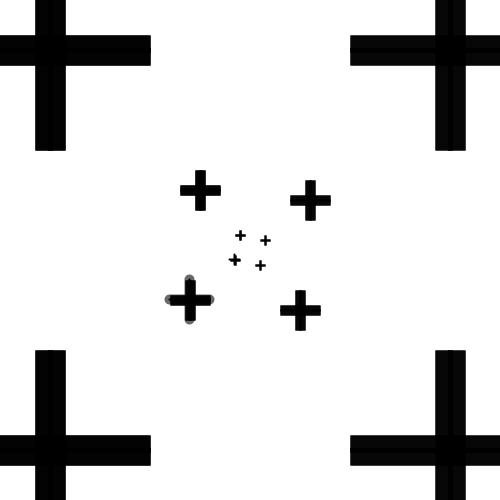
Frame 1 (no input)
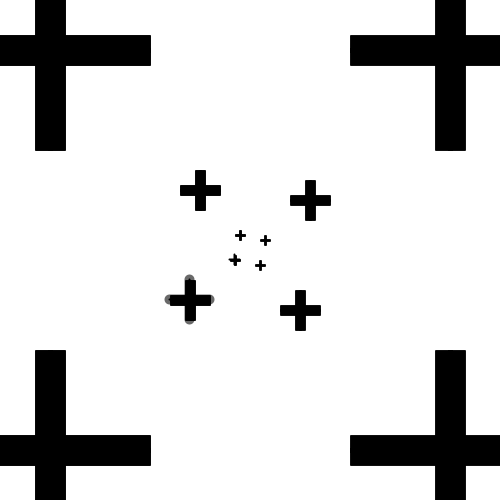
Frame 2 (the mouse pressed at the canvas centre, redrawn once)

The Processing sketch that drew these frames (run headless with seeded random() and noise(); the mouse was pressed at the canvas centre and the sketch redrawn once):

// Processing sketch: processing_82137
// ── processing_82137.pde

void setup (){
  size (500,500);
  background(255);
}

void draw(){
  translate(width/2,height/2);
  for (int i=0;i<360;i+=20)
  { //première ligne
  strokeWeight(2);
  rotate(radians(90));
  //plus du centre
  line(10,10,10,20);
  line(5,15,15,15);
  // deuxième ligne de plus
  line(50,40,50,80);
  line(30,60,70,60);
  //même choses sous la ligne pour faire effet de transparence
strokeWeight(10);
stroke(0,150);
  line(50,40,50,80);
  line(30,60,70,60);
  // troisième ligne de plus
  strokeCap(SQUARE);
  strokeWeight(5);
  line (200,100,200,300);
  line(100,200,300,200);
  //troisième ligne en plus épais
 strokeWeight(30);
  stroke(0,150);
  line(200,100,200,300);
  line(100,200,300,200);
  }
  noLoop();
}
